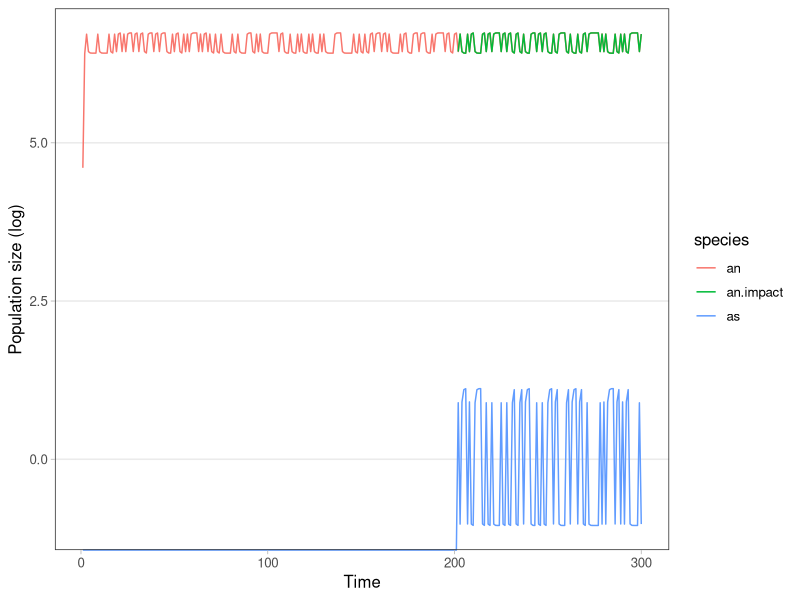
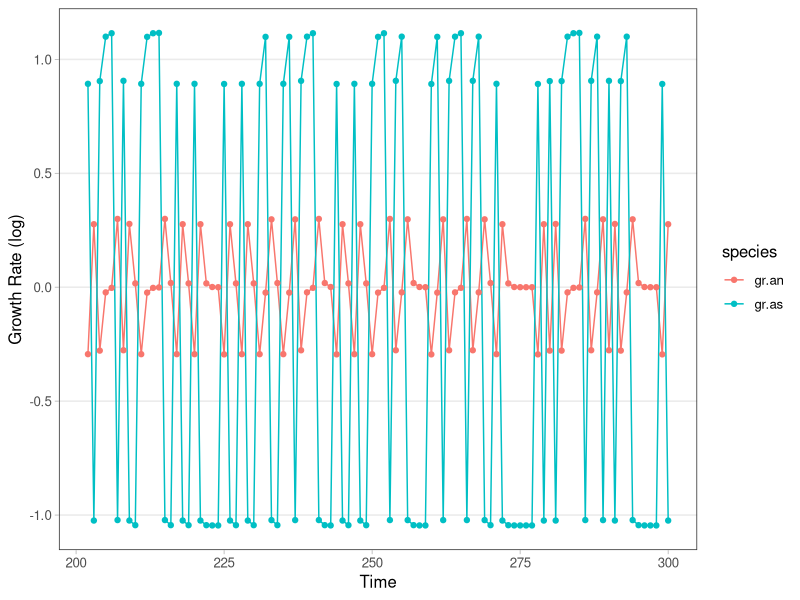
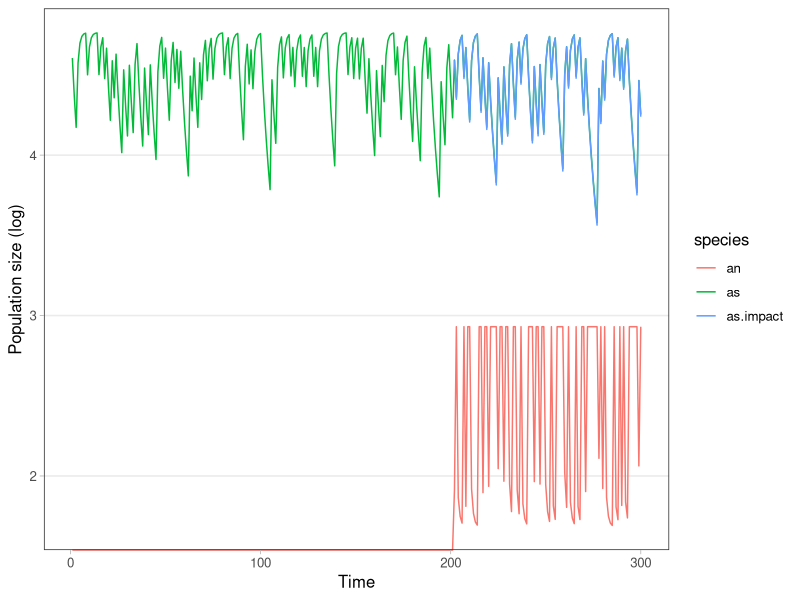
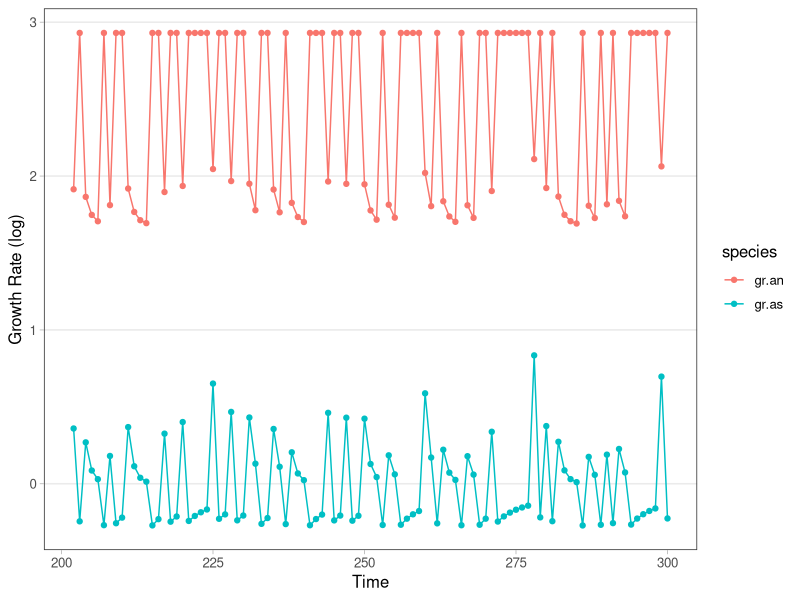
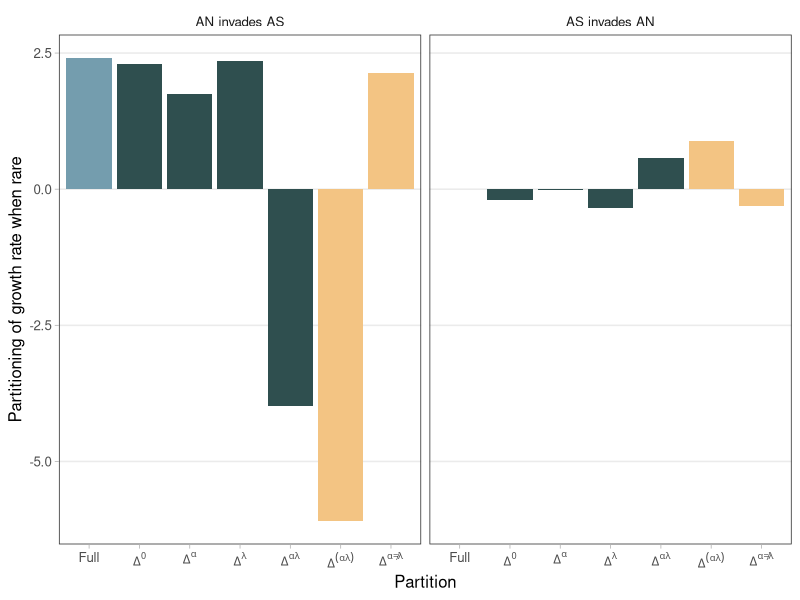

Source code (R) for these figures, in order:
## ---- chunk 1
knitr::opts_chunk$set(echo = TRUE)
library(tidyverse)

## Personal ggplot theme
theme_cw <- function () { 
  theme_bw(base_size=12) %+replace% 
    theme(
      panel.background = element_blank(), 
      plot.background = element_blank(), 
      axis.ticks = element_line(colour = "grey70", size = rel(0.5)),
      panel.grid.minor = element_blank(), 
      panel.grid.major.x = element_blank(),
      legend.background = element_blank(), 
      legend.key = element_blank(),
      strip.background = element_blank(), 
    #  strip.text=element_text(size=12),
    #  axis.text=element_text(size=12),
      complete = TRUE
    )
}
## ---- chunk 2

# seed survival and germination fractions
# don't currently differ by environmental conditions but they could
as <- 0 # changed to 0 to be a fully non-seedbanking species
ag <- 0.9
es <- 0.82
eg <- 0.6

# main parameters
pars <- read.csv('model_parameters_hallett.csv') %>%
  mutate(species = ifelse(species == 'Avena', 'an', 'as'), # generalize species names
         treatment = ifelse(treatment == 'consistentDry','dry','wet')) %>%
  rename(a.an = aiA, a.as = aiE) %>%
  select(-X) %>%
  mutate(seed.surv = ifelse(species == 'an', as, es),
         seed.germ = ifelse(species == 'an', ag, eg)) # add seed survival and germ columns

# adding average values to the parameter df
an.means <- pars %>%
  filter(species == 'an') %>% 
  select(a.an, a.as, lambda, seed.surv, seed.germ) %>%
  colMeans()
as.means <- pars %>%
  filter(species == 'as') %>% 
  select(a.an, a.as, lambda, seed.surv, seed.germ) %>%
  colMeans()
pars <- pars %>%
  add_row(treatment = 'average', species = 'an', 
          a.an = an.means['a.an'], a.as = an.means['a.as'], lambda = an.means['lambda'],
          seed.surv = an.means['seed.surv'], seed.germ = an.means['seed.germ']) %>%
  add_row(treatment = 'average', species = 'as', 
          a.an = as.means['a.an'], a.as = as.means['a.as'], lambda = as.means['lambda'],
          seed.surv = as.means['seed.surv'], seed.germ = as.means['seed.germ'])
## ---- chunk 3
pop_interactions <- function(N0, param){
  pars.as <- param %>% filter(species == 'as')
  pars.an <- param %>% filter(species == 'an')
  
  n.as <- N0$as * (1 - pars.as$seed.germ) * pars.as$seed.surv + 
    N0$as * pars.as$seed.germ *pars.as$lambda /
    (1 + pars.as$a.an * pars.an$seed.germ * N0$an +
       pars.as$a.as * pars.as$seed.germ * N0$as)
  
  n.an <- N0$an * pars.an$seed.germ *pars.an$lambda /
    (1 + pars.an$a.an * pars.an$seed.germ * N0$an +
       pars.an$a.as * pars.as$seed.germ * N0$as)
  
  n.all <- tibble(an = n.an,
                  as = n.as)
  return(n.all)
}

## ---- chunk 4
run_invasion <- function(sp.invader, sp.resident, N0.r, parameters, env.cond,
                         vary.lambda = TRUE, vary.alpha = TRUE, covary = TRUE,
                         init.time.steps = 50, total.time.steps = 100) {
  
  
  # populations with resident species not impacted by the invader
  # NOTE: this isn't generic to any invader and resident species names
  n.all <- tibble(an = as.numeric(rep(NA, total.time.steps)),
                  as = as.numeric(rep(NA, total.time.steps)))
  
  # setting initial populations
  n.all[1,sp.resident] <- N0.r
  n.all[1,sp.invader] <- 0
  
  # name of column(s) for resident species pop when impacted by invading pop
  sp.res.impact <- paste(sp.resident, 'impact', sep = '.')
  
  
  # parameters for the average env condition
  p.ave <- parameters %>% filter(treatment == 'average')
  
  # environmental condition vectors for the no covariance option
  env.lambda <- sample(env.cond, size = length(env.cond), replace = FALSE)
  env.alpha <- sample(env.cond, size = length(env.cond), replace = FALSE)
  
  for(t in 1:init.time.steps){
    # parameters for the varying env condition
    p.env <- parameters %>% filter(treatment == env.cond[t])
    
    # adjusting non-varying or non-covarying parameters
    lambda.columns <- c('lambda','seed.germ','seed.surv') # NOTE would need to change for a generalized function with different parameter columns
    alpha.columns <- c(paste('a', sp.invader, sep = '.'), 
                       paste('a', sp.resident, sep = '.'))
    
    # constant lambda
    if(vary.lambda == FALSE){
      p.env[,lambda.columns] <- p.ave[,lambda.columns]
    }
    
    # constant alpha
    if(vary.alpha == FALSE){
      p.env[,alpha.columns] <- p.ave[,alpha.columns]
    }
    
    # parameters for no covariance between alpha and lambda
    if(covary == FALSE){
      lambda.env  <- parameters %>% filter(treatment == env.lambda[t])
      alpha.env <- parameters %>% filter(treatment == env.alpha[t])
      p.env[,lambda.columns] <- lambda.env[,lambda.columns]
      p.env[,alpha.columns] <- alpha.env[,alpha.columns]
    }
    
    # running one time step with the appropriate environmental parameters
    n.all[t+1,] <- pop_interactions(N0 = n.all[t,], param = p.env)
    
  }
  
  # figuring out rough invader population distribution if the invader is perennial
  # using average parameters and resident population size during the final warm-up step
  # makes it faster for running in for loop
  if(length(sp.invader) > 1) {
    n.inv.start <- 1/length(sp.invader)
    n.old <- n.all[init.time.steps,]
    n.old[sp.invader] <- n.inv.start
    n.old.inv <- n.inv.start[1]
    change <- 1
    
    while(change > 0.1){
      n.update <- pop_interactions(N0 = n.old, param = p.ave)
      n.per.total <- sum(n.update[sp.invader])
      n.update[sp.invader] <- n.update[sp.invader]/n.per.total
      n.update[sp.resident] <- n.old[sp.resident]
      n.old <- n.update
      
      n.new.inv <- n.update[sp.invader]
      change <- abs(n.old.inv - n.new.inv[1])
      n.old.inv <- n.new.inv[1]
    }
  } 
  
  # running the resident and invader for the remaining time steps
  for (t in (init.time.steps+1):(total.time.steps-1)){
    # parameters for the varying env condition
    p.env <- parameters %>% filter(treatment == env.cond[t])
    
   # adjusting non-varying or non-covarying parameters
    lambda.columns <- c('lambda','seed.germ','seed.surv') # NOTE would need to change for a generalized function with different parameter columns
    alpha.columns <- c(paste('a', sp.invader, sep = '.'), 
                       paste('a', sp.resident, sep = '.'))
    
    # constant lambda
    if(vary.lambda == FALSE){
      p.env[,lambda.columns] <- p.ave[,lambda.columns]
    }
    
    # constant alpha
    if(vary.alpha == FALSE){
      p.env[,alpha.columns] <- p.ave[,alpha.columns]
    }
    
    # parameters for no covariance between alpha and lambda
    if(covary == FALSE){
      lambda.env  <- parameters %>% filter(treatment == env.lambda[t])
      alpha.env <- parameters %>% filter(treatment == env.alpha[t])
      p.env[,lambda.columns] <- lambda.env[,lambda.columns]
      p.env[,alpha.columns] <- alpha.env[,alpha.columns]
    }
    
    
    # running invader and resident together
    N0.together <- n.all[t,]
    
    # figuring out starting invader population distribution if the invader is perennial
    # starting from the n.old found for average conditions above
    if(length(sp.invader) > 1){
      change <- 1
      while(change > 0.01){
        n.update <- pop_interactions(N0 = n.old, param = p.env)
        n.per.total <- sum(n.update[sp.invader])
        n.update[sp.invader] <- n.update[sp.invader]/n.per.total
        n.update[sp.resident] <- n.old[sp.resident]
        n.old <- n.update
        n.new.inv <- n.update[sp.invader]
        change <- abs(n.old.inv - n.new.inv[1])
        n.old.inv <- n.new.inv[1]
      }
      N0.together[sp.invader] <- n.update[sp.invader] # using the equilibrium stage distribution from above
    } else {
      N0.together[sp.invader] <- 1 # if the invader has only one life stage
    }
    
    
    # running one time step with the appropriate environmental parameters
    n.res.impact <- pop_interactions(N0 = N0.together, param = p.env)
    
    # saving this output as the invader population and the impacted resident population
    n.all[t+1,sp.invader] <- n.res.impact[sp.invader]
    n.all[t+1,sp.res.impact] <- n.res.impact[sp.resident]
    
    # a version of this with the resident unaffected by the invader
    N0.res.only <- n.all[t,] %>% select(all_of(sp.invader), all_of(sp.resident))
    N0.res.only[sp.invader] <- 0
    n.res.only <- pop_interactions(N0 = N0.res.only, param = p.env)
    n.all[t+1,sp.resident] <- n.res.only[sp.resident]
    
    # growth rate of the resident
    sp.res.gr <- paste('gr', paste(sp.resident, collapse = '.'), sep = '.') # column name
    n.all[t+1,sp.res.gr] <- sum(n.all[t+1,sp.res.impact])/sum(n.all[t,sp.resident])
    
    # growth rate of the invader
    sp.inv.gr <- paste('gr', paste(sp.invader, collapse = '.'), sep = '.') # column name
    n.all[t+1,sp.inv.gr] <- sum(n.all[t+1,sp.invader])
    
  }
  
  n.all$time <- 1:total.time.steps
  return(n.all)
  
}

## ---- chunk 5
plot_invasion <- function(df){ # plots actual population sizes
  df.long <- df %>% 
    pivot_longer(cols = !c(time, starts_with('gr')),
                 names_to = 'species', values_to = 'n',
                 values_drop_na = TRUE) %>% 
    mutate(n.log = log(n))

  
  ggplot(df.long, aes(x = time, y = n.log, color = species)) +
    geom_line() +
    theme_cw() +
    xlab('Time') + 
    ylab('Population size (log)')
  
}

plot_gr <- function(df) { # plots population growth rates
  df.long <- df %>% 
    pivot_longer(cols = starts_with('gr'),
                 names_to = 'species', values_to = 'n',
                 values_drop_na = TRUE) %>% 
    mutate(n.log = log(n))
  
  
  ggplot(df.long, aes(x = time, y = n.log, color = species)) +
    geom_line() +
    geom_point() +
    theme_cw() +
    xlab('Time') + 
    ylab('Growth Rate (log)')
}
## ---- chunk 6
time.warm.up <- 200
time.full <- 300

# two equally probable environmental conditions
env.draw <- rbinom(time.full, 1, 0.5) 
env.condition <- if_else(env.draw > 0, 'wet','dry')
  
invade.as.full <-  run_invasion(sp.invader = 'as', sp.resident = 'an', N0.r = 100, 
                         parameters = pars, env.cond = env.condition,
                         vary.lambda = TRUE, vary.alpha = TRUE, 
                         covary = TRUE,
                         init.time.steps = time.warm.up, total.time.steps = time.full)

plot_invasion(invade.as.full)
plot_gr(invade.as.full)



invade.an.full <-  run_invasion(sp.invader = 'an', sp.resident = 'as', N0.r = 100, 
                         parameters = pars, env.cond = env.condition,
                         vary.lambda = TRUE, vary.alpha = TRUE, 
                         covary = TRUE,
                         init.time.steps = time.warm.up, total.time.steps = time.full)

plot_invasion(invade.an.full)
plot_gr(invade.an.full)

## ---- chunk 7
partition_epsilons <- function(sp.inv, sp.res){
  
  time.warm.up <- 200
  time.full <- 300
  
  # two equally probable environmental conditions
  env.draw <- rbinom(time.full, 1, 0.5) 
  env.condition <- if_else(env.draw > 0, 'wet','dry')
  
  res.name <- paste(sp.res, collapse = '.')
  inv.name <- paste(sp.inv, collapse = '.')
  
  part <- tibble(sp.invader = inv.name, sp.resident = res.name)
  
  # no variation
  invade.none <-  run_invasion(sp.invader = sp.inv, sp.resident = sp.res,
                               N0.r = 100, parameters = pars, env.cond = env.condition,
                               init.time.steps = time.warm.up, total.time.steps = time.full,
                               vary.lambda = FALSE, vary.alpha = FALSE) %>%
    filter(time > time.warm.up + 1) %>% 
    pivot_longer(cols = starts_with('gr'),
                 names_to = 'species', names_prefix = 'gr.',
                 values_to = 'growth.rate',
                 values_drop_na = TRUE) %>% 
    mutate(gr.log = log(growth.rate))
  
  part$inv.e0 <- invade.none %>% 
    filter(species == inv.name) %>%
    select(gr.log) %>% colMeans()
  part$res.e0 <- invade.none %>% 
    filter(species == res.name) %>%
    select(gr.log) %>% colMeans()
  
  # lambda variation only
  invade.l <-  run_invasion(sp.invader = sp.inv, sp.resident = sp.res,
                            N0.r = 100, parameters = pars, env.cond = env.condition,
                            init.time.steps = time.warm.up, total.time.steps = time.full,
                            vary.lambda = TRUE, vary.alpha = FALSE) %>%
    filter(time > time.warm.up + 1) %>% 
    pivot_longer(cols = starts_with('gr'),
                 names_to = 'species', names_prefix = 'gr.',
                 values_to = 'growth.rate',
                 values_drop_na = TRUE) %>% 
    mutate(gr.log = log(growth.rate))
  
  l.inv.mean <- invade.l %>% 
    filter(species == inv.name) %>%
    select(gr.log) %>% colMeans()
  l.res.mean <- invade.l %>% 
    filter(species == res.name) %>%
    select(gr.log) %>% colMeans()
  
  part$inv.el <- l.inv.mean - part$inv.e0 
  part$res.el <- l.res.mean- part$inv.e0
  
  # alpha variation only
  invade.a <-  run_invasion(sp.invader = sp.inv, sp.resident = sp.res,
                            N0.r = 100, parameters = pars, env.cond = env.condition,
                            init.time.steps = time.warm.up, total.time.steps = time.full,
                            vary.lambda = FALSE, vary.alpha = TRUE) %>%
    filter(time > time.warm.up + 1) %>% 
    pivot_longer(cols = starts_with('gr'),
                 names_to = 'species', names_prefix = 'gr.',
                 values_to = 'growth.rate',
                 values_drop_na = TRUE) %>% 
    mutate(gr.log = log(growth.rate))
  
  a.inv.mean <- invade.a %>% 
    filter(species == inv.name) %>%
    select(gr.log) %>% colMeans()
  a.res.mean <- invade.a %>% 
    filter(species == res.name) %>%
    select(gr.log) %>% colMeans()
  
  part$inv.ea <- a.inv.mean - part$inv.e0 
  part$res.ea <- a.res.mean- part$inv.e0
  
  # full variation
  invade.full <-  run_invasion(sp.invader = sp.inv, sp.resident = sp.res,
                               N0.r = 100, parameters = pars, env.cond = env.condition,
                               init.time.steps = time.warm.up, total.time.steps = time.full,
                               vary.lambda = TRUE, vary.alpha = TRUE) %>%
    filter(time > time.warm.up + 1) %>% 
    pivot_longer(cols = starts_with('gr'),
                 names_to = 'species', names_prefix = 'gr.',
                 values_to = 'growth.rate',
                 values_drop_na = TRUE) %>% 
    mutate(gr.log = log(growth.rate))
  
  part$inv.full <- invade.full %>% 
    filter(species == inv.name) %>%
    select(gr.log) %>% colMeans()
  part$res.full <- invade.full %>% 
    filter(species == res.name) %>%
    select(gr.log) %>% colMeans()
  
  part$inv.eint <- part$inv.full - (part$inv.e0 + part$inv.el + part$inv.ea)
  part$res.eint <- part$res.full - (part$res.e0 + part$res.el + part$res.ea)
  
  # # no correlation
   invade.nocov <- run_invasion(sp.invader = sp.inv, sp.resident = sp.res,
                               N0.r = 100, parameters = pars, env.cond = env.condition,
                               init.time.steps = time.warm.up, total.time.steps = time.full,
                               vary.lambda = TRUE, vary.alpha = TRUE,
                               covary = FALSE) %>%
    filter(time > time.warm.up + 1) %>% 
    pivot_longer(cols = starts_with('gr'),
                 names_to = 'species', names_prefix = 'gr.',
                 values_to = 'growth.rate',
                 values_drop_na = TRUE) %>% 
    mutate(gr.log = log(growth.rate))
   
   part$inv.nocov <- invade.nocov %>% 
    filter(species == inv.name) %>%
    select(gr.log) %>% colMeans()
   part$res.nocov <- invade.nocov %>% 
    filter(species == res.name) %>%
    select(gr.log) %>% colMeans()
  
   # storage effect
   part$inv.storage <- part$inv.eint - part$inv.nocov
   part$res.storage <- part$res.eint - part$res.nocov
  
  return(part)
}


## ---- chunk 8
time.warm.up <- 200
time.full <- 300

partitions <- partition_epsilons(sp.inv = 'as', sp.res = 'an') %>%
  rbind(partition_epsilons(sp.inv = 'an', sp.res = 'as')) %>%
  #pivot_longer(cols = inv.e0:res.eint) %>%
  pivot_longer(cols = inv.e0:res.storage) %>%
  separate(name, into = c('player', 'partition')) %>%
  pivot_wider(names_from = player, values_from = value) %>%
  mutate(delta = inv - res,
         partition = factor(partition, 
                            levels = c('full','e0','ea','el','eint',
                                       'storage','nocov')))

# This is not currently generalized
species_names <- c(
  an = 'AN invades AS',
  as = 'AS invades AN'
)

colors <- c("#5445b1", "#749dae", "#f3c483", "#5c1a33", "#cd3341", "#f7dc6a", "#4DA896")
colors2 <- c("#749dae", rep('darkslategrey', times = 4), rep("#f3c483", times = 2))

ggplot(partitions, aes(x = partition, y = delta, fill = partition)) + 
  facet_grid(cols = vars(sp.invader),
             labeller = labeller(sp.invader = species_names)) + 
  geom_bar(stat = 'identity', position = position_dodge()) +
  theme_cw() +
  ylab('Partitioning of growth rate when rare') +
  scale_x_discrete(labels = c('full' = 'Full',  'e0' = expression(Delta^0), 'ea' = expression(Delta^alpha),
                              'el' = expression(Delta^lambda), 'eint' = expression(Delta^{alpha*lambda}),
                              'storage' = expression(Delta^(alpha*lambda)), 'nocov' = expression(Delta^{alpha!=lambda})),
                   name = 'Partition') +
  scale_fill_manual(values = colors2) +
  guides(fill = 'none')

 #ggsave('partitions_AS_AN.pdf', width = 8, height = 5, units = 'in')

